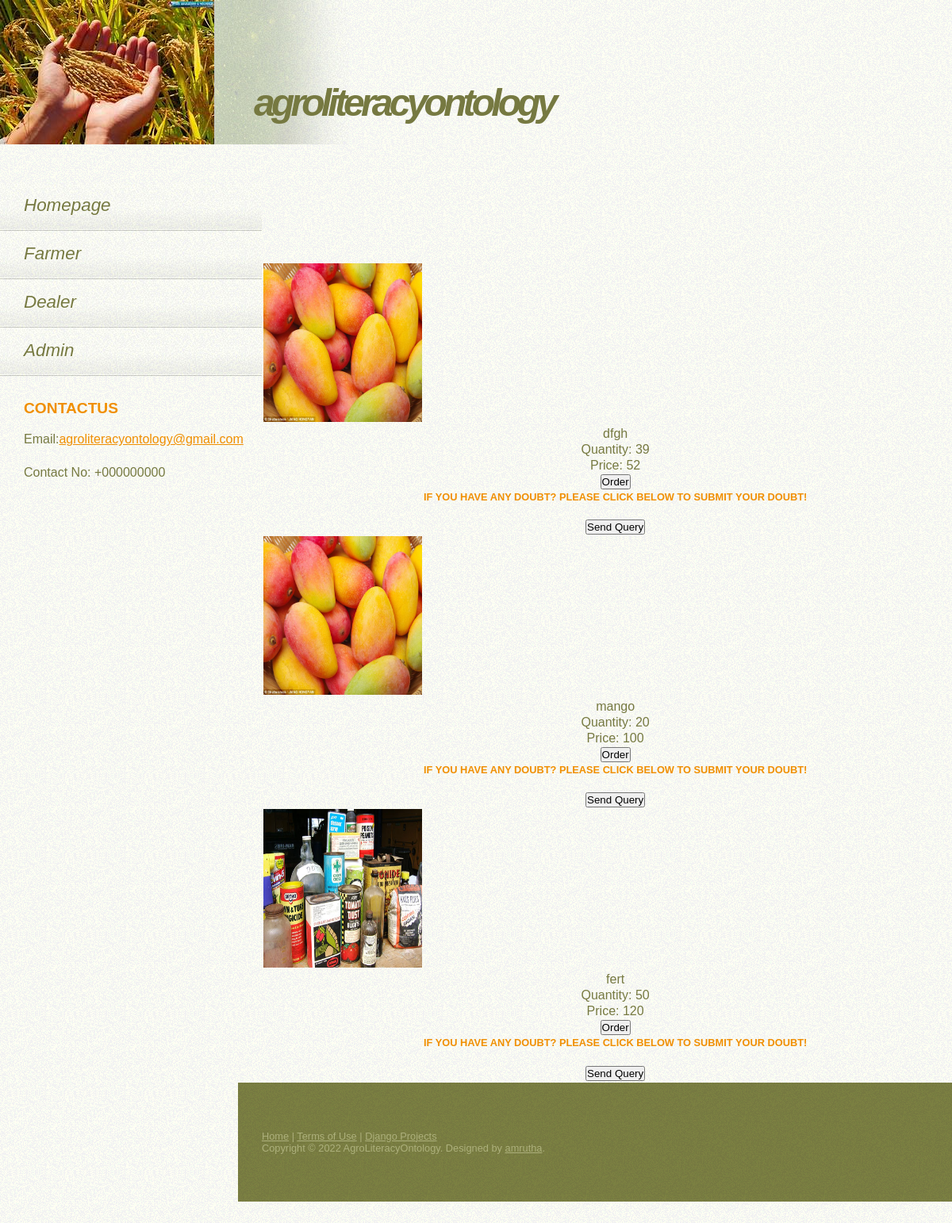
Screenshot of /show_products/1/ (signed in) with the database file from the repository.
### ontology/models.py (models this page shows, shortened)
class Product(models.Model):
    OwnerId = models.PositiveIntegerField()
    OwnerName = models.CharField(max_length=100)
    Category = models.ForeignKey(Category,on_delete=models.CASCADE,null=True)
    Name = models.CharField(max_length=40)
    Price = models.PositiveIntegerField()
    Rent_Amount = models.PositiveIntegerField()
    Quantity = models.PositiveIntegerField()
    Photo = models.ImageField()
    Use = models.TextField()

### ontology/views.py (the view)
# urls.py: path('show_products/<int:id>/', views.show_products, name='show_products'),
def show_products(request, id):
    fmr = request.session['sid']
    farmer = Farmer.objects.get(id=fmr)
    category = Category.objects.get(id=id)
    product = Product.objects.filter(Category_id=id)
    return render(request, 'ontology/show_products.html', {'farmer':farmer, 'category':category, 'product':product})

### ontology/templates/ontology/show_products.html
<!DOCTYPE html>
{% extends 'ontology/base.html' %}
{% load static %}
{% block content %}
	<div style="margin-top: 100px; margin-left: 300px;margin-bottom: 340px;text-align: left;">
		<div>
		<table>
			{% for p in product %}
			<tr>
				<td><img src="{{ p.Photo.url }}" style="width:200px;height:200px"></td>
				<td></td>
			</tr>
			<tr align="center">
				<td></td>
				<td>{{ p.Name }}</td>
			</tr>
			<tr align="center">
				<td></td>
				<td>Quantity: {{ p.Quantity }}</td>
			</tr>
			<tr align="center">
				<td></td>
				<td>Price: {{ p.Price }}</td>
			</tr>
			<tr align="center">
				<td></td>
				<td><a href="{% url 'ontology:show_single_product' p.id %}"><input type="button" value="Order"></a></td>
			</tr>
			<tr>
				<td></td>
          				<td align="center"><h3>If you have any doubt? Please Click below to Submit your Doubt!</h3></td>
      			</tr>
			<tr align="center">
				<td></td>
				<td><a href="{% url 'ontology:add_question' p.id %}"><input type="button" value="Send Query"></a></td>
			</tr>
			{% endfor %}
		</table>
		</div>
	{% endblock %}	</div>

### static/default.css (style rules this page uses)
* { margin: 0; padding: 0; }
body { background: #FFFEF5 url(images/img01.gif); font-family: "Trebuchet MS", Arial, Helvetica, sans-serif; color: #767941; }
h1, h2, h3 { color: #F08F02; }
h3 { margin-bottom: 1.5em; text-transform: uppercase; font-size: .8em; }
a:link { color: #F08F02; }

### rows the page displays
Product: Photo (picture), Name "dfgh", Quantity "39", Price "52"
Product: Photo (picture), Name "mango", Quantity "20", Price "100"
Product: Photo (picture), Name "fert", Quantity "50", Price "120"
